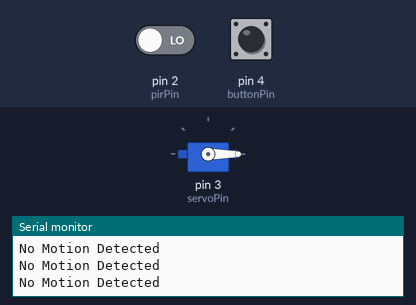
A sketch run on a simulated Arduino Uno, built with avr-gcc and run on an emulated ATmega328P. On the bench: servo, the last lines printed to the serial monitor. The test bench sets the inputs (shaded band); at power-on: pin 2 (pirPin) LOW, pin 4 (buttonPin) HIGH.

Above: at 1.8 s.
1.9 s: pin 2 (pirPin) driven HIGH
At 4.2 s:
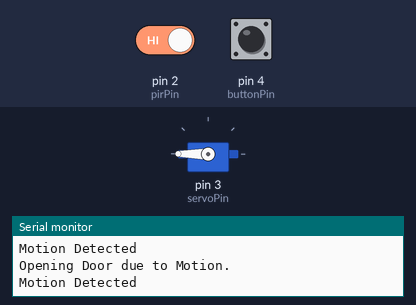
4.9 s: pin 4 (buttonPin) pulled LOW for 0.6 s
At 5.9 s:
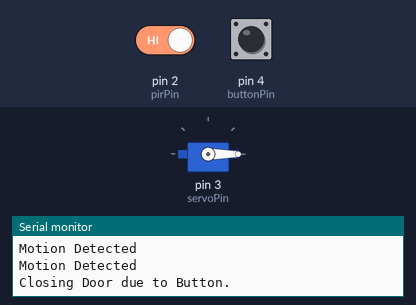
9.5 s: pin 4 (buttonPin) pulled LOW for 3.2 s
At 14.4 s:
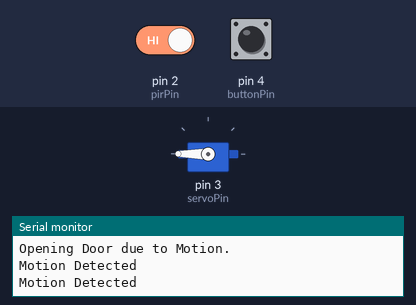
14.7 s: pin 2 (pirPin) driven LOW
At 17.7 s:
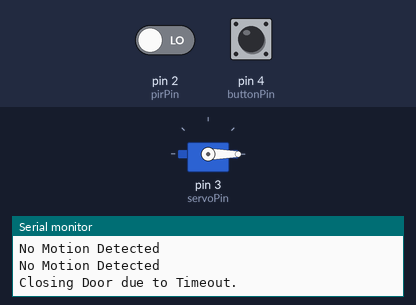
Timing chart, 0 to 18.7 s (numbered marks = the images above; inputs shaded):
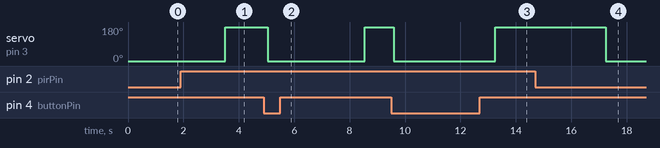

Measured:
- after the input at 1.9 s, servo on pin 3 (servoPin): 0° → 180° after 1.6 s
- after the input at 4.9 s, servo on pin 3 (servoPin): 180° → 0° after 0.15 s, → 180° 3.5 s later
- after the input at 9.5 s, servo on pin 3 (servoPin): 180° → 0° after 0.10 s, → 180° 3.6 s later
- after the input at 14.7 s, servo on pin 3 (servoPin): 180° → 0° after 2.6 s

The sketch:

PIRDoorSystem.ino
```cpp
#include <Servo.h>

int servoPin = 3;
int buttonPin = 4;
int pirPin = 2;

Servo doorServo;

bool doorOpen = false;
unsigned long lastMotionTime = 0;
unsigned long motionTimeout = 3000;
unsigned long manualOverrideTime = 0;
unsigned long manualOverrideDuration = 3000;

void setup() {
  pinMode(buttonPin, INPUT_PULLUP);
  pinMode(pirPin, INPUT);
  doorServo.attach(servoPin);
  doorServo.write(0);
  Serial.begin(9600);
}

void loop() {
  bool buttonState = digitalRead(buttonPin);
  bool pirState = digitalRead(pirPin);

  if (pirState == HIGH && (millis() - manualOverrideTime > manualOverrideDuration)) {
    Serial.println("Motion Detected");
    lastMotionTime = millis();
    if (!doorOpen) {
      Serial.println("Opening Door due to Motion.");
      doorServo.write(180);
      doorOpen = true;
    }
  } else {
    Serial.println("No Motion Detected");
  }

  if (buttonState == LOW) {
    delay(50);
    if (doorOpen) {
      Serial.println("Closing Door due to Button.");
      doorServo.write(0);
      doorOpen = false;
    } else {
      Serial.println("Opening Door due to Button.");
      doorServo.write(180);
      doorOpen = true;
    }
    manualOverrideTime = millis();
    while (digitalRead(buttonPin) == LOW) {}
    delay(50);
  }

  if ((millis() - lastMotionTime >= motionTimeout) && doorOpen && (millis() - manualOverrideTime > manualOverrideDuration)) {
    Serial.println("Closing Door due to Timeout.");
    doorServo.write(0);
    doorOpen = false;
  }

  delay(500);
}
```
